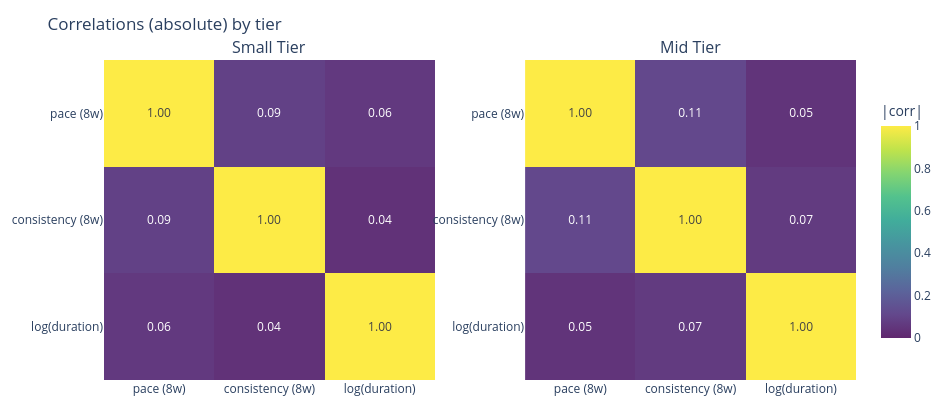

The notebook cell saved with this chart:
### Code cell
corr = plot_corr_small_mid(
    small_df,
    mid_df,
    pace_col="pace8_median",
    cons_col="cons8_median",
    viridis_wash=0.15
)

corr.show()
# save as html
corr.write_html("plots/corr_small_mid.html")

### Figure 1 — Plotly figure (JSON) as saved in the notebook; plotly's stock layout.template omitted (floating-point values rounded to 4 significant figures)
{"data": [{"colorbar": {"len": 0.8, "title": {"text": "|corr|"}, "y": 0.5}, "colorscale": [[0, "rgb(96,39,110)"], [0.1111, "rgb(99,72,140)"], [0.2222, "rgb(91,100,155)"], [0.3333, "rgb(80,127,159)"], [0.4444, "rgb(71,149,159)"], [0.5556, "rgb(65,173,155)"], [0.6667, "rgb(83,194,141)"], [0.7778, "rgb(132,213,113)"], [0.8889, "rgb(192,227,75)"], [1, "rgb(253,235,70)"]], "hovertemplate": "x=%{x}<br>y=%{y}<br>|corr|=%{z:.3f}<extra></extra>", "text": [[1.0, 0.09, 0.06], [0.09, 1.0, 0.04], [0.06, 0.04, 1.0]], "texttemplate": "%{text:.2f}", "type": "heatmap", "x": ["pace (8w)", "consistency (8w)", "log(duration)"], "xaxis": "x", "y": ["pace (8w)", "consistency (8w)", "log(duration)"], "yaxis": "y", "z": [[1.0, 0.08849, 0.06155], [0.08849, 1.0, 0.0385], [0.06155, 0.0385, 1.0]], "zmax": 1, "zmin": 0}, {"colorscale": [[0, "rgb(96,39,110)"], [0.1111, "rgb(99,72,140)"], [0.2222, "rgb(91,100,155)"], [0.3333, "rgb(80,127,159)"], [0.4444, "rgb(71,149,159)"], [0.5556, "rgb(65,173,155)"], [0.6667, "rgb(83,194,141)"], [0.7778, "rgb(132,213,113)"], [0.8889, "rgb(192,227,75)"], [1, "rgb(253,235,70)"]], "hovertemplate": "x=%{x}<br>y=%{y}<br>|corr|=%{z:.3f}<extra></extra>", "showscale": false, "text": [[1.0, 0.11, 0.05], [0.11, 1.0, 0.07], [0.05, 0.07, 1.0]], "texttemplate": "%{text:.2f}", "type": "heatmap", "x": ["pace (8w)", "consistency (8w)", "log(duration)"], "xaxis": "x2", "y": ["pace (8w)", "consistency (8w)", "log(duration)"], "yaxis": "y2", "z": [[1.0, 0.1124, 0.04509], [0.1124, 1.0, 0.06732], [0.04509, 0.06732, 1.0]], "zmax": 1, "zmin": 0}], "layout": {"annotations": [{"font": {"size": 16}, "showarrow": false, "text": "Small Tier", "x": 0.22, "xanchor": "center", "xref": "paper", "y": 1, "yanchor": "bottom", "yref": "paper"}, {"font": {"size": 16}, "showarrow": false, "text": "Mid Tier", "x": 0.78, "xanchor": "center", "xref": "paper", "y": 1, "yanchor": "bottom", "yref": "paper"}], "height": 420, "margin": {"b": 40, "l": 50, "r": 30, "t": 60}, "paper_bgcolor": "white", "plot_bgcolor": "white", "title": {"text": "Correlations (absolute) by tier"}, "width": 950, "xaxis": {"anchor": "y", "domain": [0, 0.44]}, "xaxis2": {"anchor": "y2", "domain": [0.56, 1]}, "yaxis": {"anchor": "x", "autorange": "reversed", "domain": [0, 1]}, "yaxis2": {"anchor": "x2", "autorange": "reversed", "domain": [0, 1]}}}
